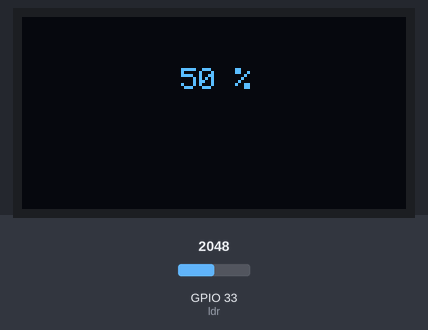
A sketch run on a simulated ESP32. Shown: 128×64 one-colour display. Inputs (shaded band) come from the test bench; at power-on: GPIO 33 (ldr) = 2048.

Above: at 1.8 s.
1.9 s: GPIO 33 (ldr) set to 2866
At 2.8 s:
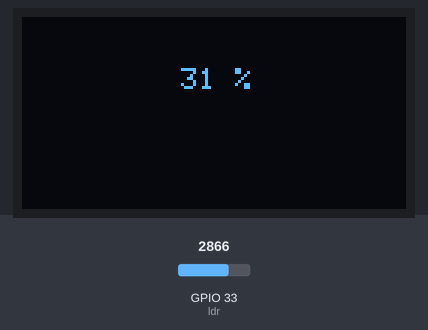
3.6 s: GPIO 33 (ldr) set to 3603
At 5.0 s:
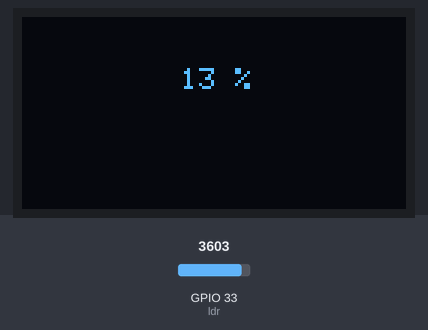
5.6 s: GPIO 33 (ldr) set to 4095
At 7.2 s:
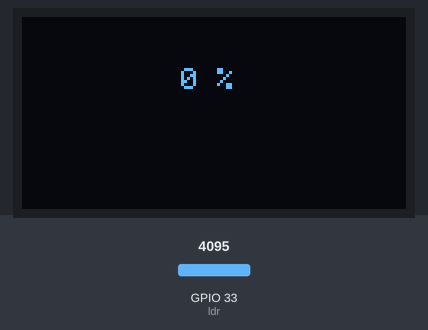
Timing chart, 0 to 8.7 s (numbered marks = the images above; inputs shaded):
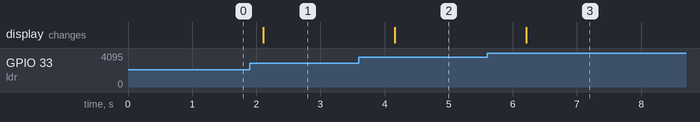

The sketch:

ldr.ino
```cpp
// Feel Free to copy.
// __author__ : Ronil Patil

#include <Adafruit_GFX.h>
#include <Adafruit_SSD1306.h>

// OLED Display
#define SCREEN_WIDTH 128  // OLED display width, in pixels
#define SCREEN_HEIGHT 64  // OLED display height, in pixels

#define I2Cdisplay_SDA 21
#define I2Cdisplay_SCL 22
TwoWire I2Cdisplay = TwoWire(1);

Adafruit_SSD1306 display(SCREEN_WIDTH, SCREEN_HEIGHT, &I2Cdisplay, -1);

// LDR (Light Dependent Resistor)
#define ldr  33

void setup()
{
  Serial.begin(115200); // starts the serial port at 9600

  I2Cdisplay.begin(I2Cdisplay_SDA, I2Cdisplay_SCL, 100000);

  // Initialize OLED Display
  if (!display.begin(SSD1306_SWITCHCAPVCC, 0x3C)) {
    Serial.println(F("SSD1306 allocation failed"));
    for (;;);
  }
  display.clearDisplay();
  display.setTextColor(WHITE);
}

void loop()
{
  displayLDR();
  delay(1000);
}

// SCREEN NUMBER 4: LUMINOSITY
void displayLDR() {
  display.clearDisplay();
  display.setTextSize(1);
  display.setCursor(53, 17);
  int ldrReading = map(analogRead(ldr), 0, 4095, 100, 0);
  display.print(ldrReading);
  display.print(" %");
  display.display();
  //  int ldrReadingPer = map(ldrReading, 0, 100, 0, LED_COUNT-1);
}

//Connection's :
                /*one end of LDR to ground, another end to GPIO 33 (D33) and one more thing add 10k resistor at same end and 3.3v*/
```

Measured:
- after the input at 1.9 s, the display: changes after 0.21 s (image 1)
- after the input at 3.6 s, the display: changes after 0.56 s (image 2)
- after the input at 5.6 s, the display: changes after 0.61 s (image 3)
